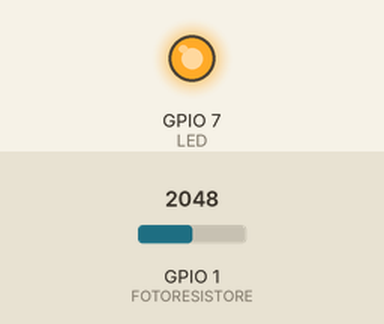
The sketch below on a simulated ESP32-S3. Shown: output pins drawn as LEDs (lit = HIGH). Inputs (shaded band) come from the test bench; at power-on: GPIO 1 (FOTORESISTORE) = 2048.

Above: at 1.2 s.
1.3 s: GPIO 1 (FOTORESISTORE) set to 1228
At 2.2 s:
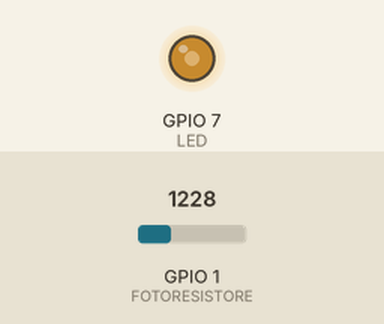
2.8 s: GPIO 1 (FOTORESISTORE) set to 2047
At 3.4 s:
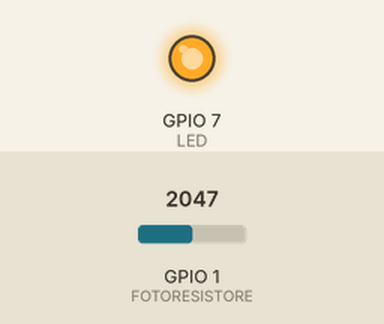
4.3 s: GPIO 1 (FOTORESISTORE) set to 332
At 5.5 s:
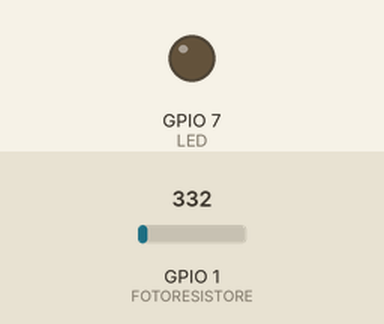
5.8 s: GPIO 1 (FOTORESISTORE) set to 2088
At 6.6 s:
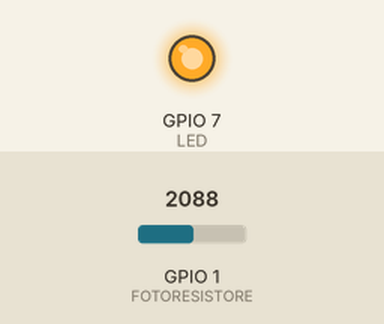
7.3 s: GPIO 1 (FOTORESISTORE) set to 0
At 7.7 s:
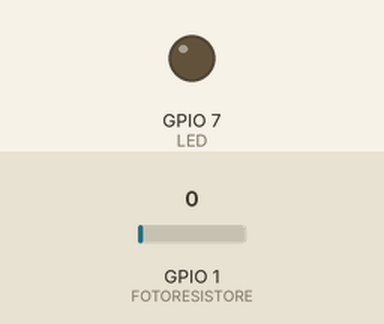
Timing chart, 0 to 9.8 s (numbered marks = the images above; inputs shaded):
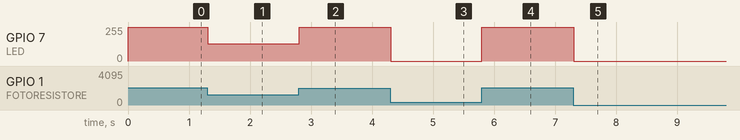

The sketch:

Fotoresistore.ino
```cpp
#define FOTORESISTORE 1
#define LED 7
#define CHAN 0
#define LIGHT_MIN 372
#define LIGHT_MAX 2048

void setup() {
  ledcSetup(CHAN, 1000, 12);
  ledcAttachPin(LED, CHAN);

}

void loop() {
    int adcVal = analogRead(FOTORESISTORE); //read adc
    int pwmVal = map(constrain(adcVal, LIGHT_MIN, LIGHT_MAX), LIGHT_MIN, LIGHT_MAX, 0, 4095);
    ledcWrite(CHAN, pwmVal);
    delay(10);

}
```

Measured:
- after the input at 1.3 s, GPIO 7 (LED): 255/255 → 130/255 at once
- after the input at 2.8 s, GPIO 7 (LED): 130/255 → 255/255 at once
- after the input at 4.3 s, GPIO 7 (LED): 255/255 → 0/255 at once
- after the input at 5.8 s, GPIO 7 (LED): 0/255 → 255/255 at once
- after the input at 7.3 s, GPIO 7 (LED): 255/255 → 0/255 at once
